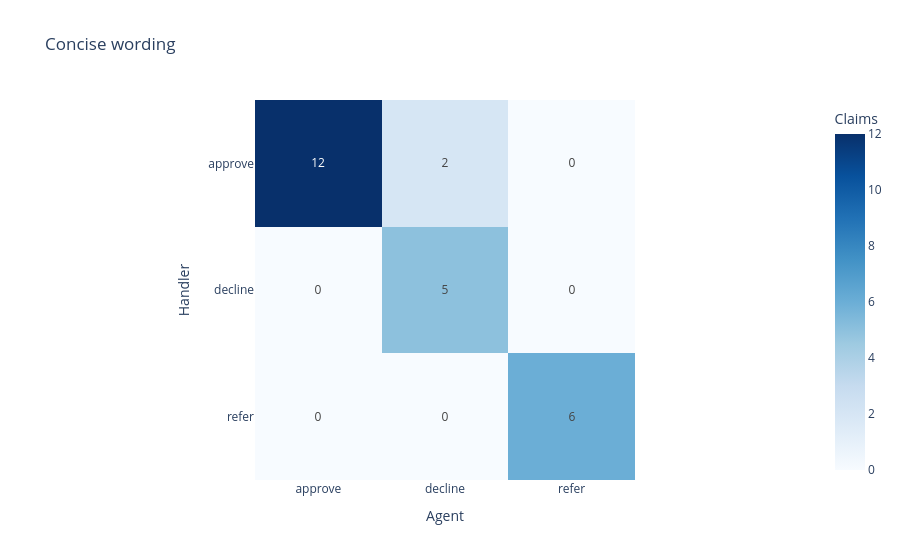

Notebook code for this chart:
### Code cell
concise_table = pd.concat(concise_tables, ignore_index=True)
show_confusion_matrix(concise_table, "Concise wording")

### Figure 1 — Plotly figure (JSON) as saved in the notebook; plotly's stock layout.template omitted (floating-point values rounded to 4 significant figures)
{"data": [{"coloraxis": "coloraxis", "hovertemplate": "Agent: %{x}<br>Handler: %{y}<br>Claims: %{z}<extra></extra>", "name": "0", "texttemplate": "%{z}", "type": "heatmap", "x": ["approve", "decline", "refer"], "xaxis": "x", "y": ["approve", "decline", "refer"], "yaxis": "y", "z": [[12, 2, 0], [0, 5, 0], [0, 0, 6]]}], "layout": {"coloraxis": {"autocolorscale": false, "colorbar": {"title": {"text": "Claims"}}, "colorscale": [[0, "rgb(247,251,255)"], [0.125, "rgb(222,235,247)"], [0.25, "rgb(198,219,239)"], [0.375, "rgb(158,202,225)"], [0.5, "rgb(107,174,214)"], [0.625, "rgb(66,146,198)"], [0.75, "rgb(33,113,181)"], [0.875, "rgb(8,81,156)"], [1, "rgb(8,48,107)"]]}, "title": {"text": "Concise wording"}, "xaxis": {"anchor": "y", "constrain": "domain", "domain": [0, 1], "scaleanchor": "y", "title": {"text": "Agent"}}, "yaxis": {"anchor": "x", "autorange": "reversed", "constrain": "domain", "domain": [0, 1], "title": {"text": "Handler"}}}}
